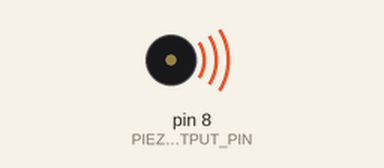
Bench run of a sketch on a simulated Arduino Uno, built with avr-gcc and run on an emulated ATmega328P. On the bench: buzzer (waves = sounding).

Above: at 0.1 s.
At 14.4 s:
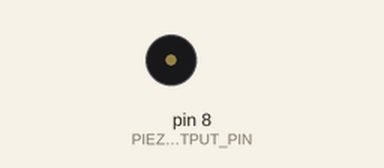
Timing chart, 0 to 15.9 s (numbered marks = the images above):
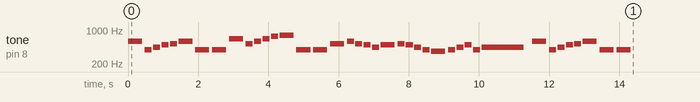

The sketch:

minuet.ino
```cpp
#define _B0  31
#define _C1  33
#define _CS1 35
#define _D1  37
#define _DS1 39
#define _E1  41
#define _F1  44
#define _FS1 46
#define _G1  49
#define _GS1 52
#define _A1  55
#define _AS1 58
#define _B1  62
#define _C2  65
#define _CS2 69
#define _D2  73
#define _DS2 78
#define _E2  82
#define _F2  87
#define _FS2 93
#define _G2  98
#define _GS2 104
#define _A2  110
#define _AS2 117
#define _B2  123
#define _C3  131
#define _CS3 139
#define _D3  147
#define _DS3 156
#define _E3  165
#define _F3  175
#define _FS3 185
#define _G3  196 //Violin G String
#define _GS3 208
#define _A3  220
#define _AS3 233
#define _B3  247
#define _C4  262
#define _CS4 277
#define _D4  294 //Violin D String
#define _DS4 311
#define _E4  330
#define _F4  349
#define _FS4 370
#define _G4  392
#define _GS4 415
#define _A4  440 //Violin A String
#define _AS4 466
#define _B4  494
#define _C5  523
#define _CS5 554
#define _D5  587
#define _DS5 622
#define _E5  659//Violin E String
#define _F5  698
#define _FS5 740
#define _G5  784
#define _GS5 831
#define _A5  880
#define _AS5 932
#define _B5  988
#define _C6  1047
#define _CS6 1109
#define _D6  1175
#define _DS6 1245
#define _E6  1319
#define _F6  1397
#define _FS6 1480
#define _G6  1568
#define _GS6 1661
#define _A6  1760
#define _AS6 1865
#define _B6  1976
#define _C7  2093
#define _CS7 2217
#define _D7  2349
#define _DS7 2489
#define _E7  2637
#define _F7  2794
#define _FS7 2960
#define _G7  3136
#define _GS7 3322
#define _A7  3520
#define _AS7 3729
#define _B7  3951
#define _C8  4186
#define _CS8 4435
#define _D8  4699
#define _DS8 4978
#define _NS 0 //Rest

int PIEZO_OUTPUT_PIN = 8;
//array of notes
int minuet[] = {_D5,_G4,_A4,_B4,_C5,_D5,_G4,_G4,_E5,_C5,_D5,_E5,_FS5,_G5,_G4,_G4,_C5,_D5,_C5,_B4,_A4,_B4,_C5,_B4,_A4,_G4,_FS4,_G4,_A4,_B4,_G4,_A4,_D5,_G4,_A4,_B4,_C5,_D5,_G4,_G4};
//note lengths - 80: half note, 40: quarter note, 20: eight note, etc.
int beats[] = {40,20,20,20,20,40,40,40,40,20,20,20,20,40,40,40,40,20,20,20,20,40,20,20,20,20,40,20,20,20,20,120,40,20,20,20,20,40,40,40};
int tempo = 100;
void setup() {
  //Iterate through the song Humoresque's notes
  for (int i = 0; i <sizeof(minuet)/2; i++) {
    //Grab the default duration
    int duration = tempo;
    //Check if the asked for index does not exceed the beat array size
    if(sizeof(beats)/2 -1 >= i){
      //Take in the given note length, divide by 10, multiply by 145
      duration = tempo * beats[i]/10;
    }
    //Sound the piezo!
    tone(PIEZO_OUTPUT_PIN, minuet[i],duration);
    //Minimal delay between notes
    delay(duration*1.2);
  }
}
//Loop is empty to allow the song to be played only once during setup...
void loop(){}
```
